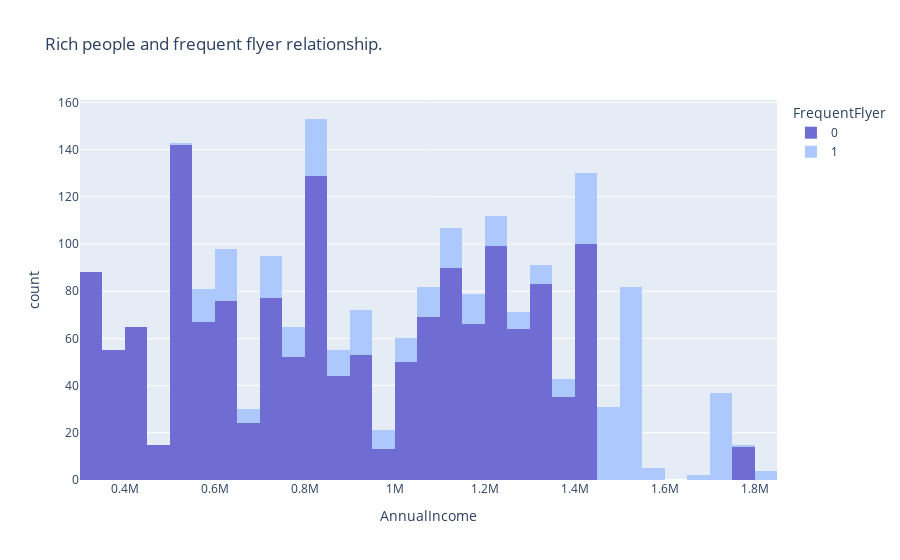

Source (notebook cell):
### Code cell
#Rich people and frequent flyer relationship
pltx.histogram(data, x='AnnualIncome', color='FrequentFlyer', color_discrete_map={1:'#acc8fc', 0:'#6f6cd4'}, title='Rich people and frequent flyer relationship.')
#Yes-1 and No -0

### Figure 1 — Plotly figure (JSON) as saved in the notebook; plotly's stock layout.template omitted (floating-point values rounded to 4 significant figures; data arrays with more than 128 entries replaced by an {"elided": "..."} marker saying what was removed)
{"data": [{"alignmentgroup": "True", "bingroup": "x", "hovertemplate": "FrequentFlyer=0<br>AnnualIncome=%{x}<br>count=%{y}<extra></extra>", "legendgroup": "0", "marker": {"color": "#6f6cd4", "pattern": {"shape": ""}}, "name": "0", "offsetgroup": "0", "orientation": "v", "showlegend": true, "type": "histogram", "x": {"elided": "1570 int values"}, "xaxis": "x", "yaxis": "y"}, {"alignmentgroup": "True", "bingroup": "x", "hovertemplate": "FrequentFlyer=1<br>AnnualIncome=%{x}<br>count=%{y}<extra></extra>", "legendgroup": "1", "marker": {"color": "#acc8fc", "pattern": {"shape": ""}}, "name": "1", "offsetgroup": "1", "orientation": "v", "showlegend": true, "type": "histogram", "x": {"elided": "417 int values"}, "xaxis": "x", "yaxis": "y"}], "layout": {"barmode": "relative", "legend": {"title": {"text": "FrequentFlyer"}, "tracegroupgap": 0}, "title": {"text": "Rich people and frequent flyer relationship."}, "xaxis": {"anchor": "y", "domain": [0, 1], "title": {"text": "AnnualIncome"}}, "yaxis": {"anchor": "x", "domain": [0, 1], "title": {"text": "count"}}}}
